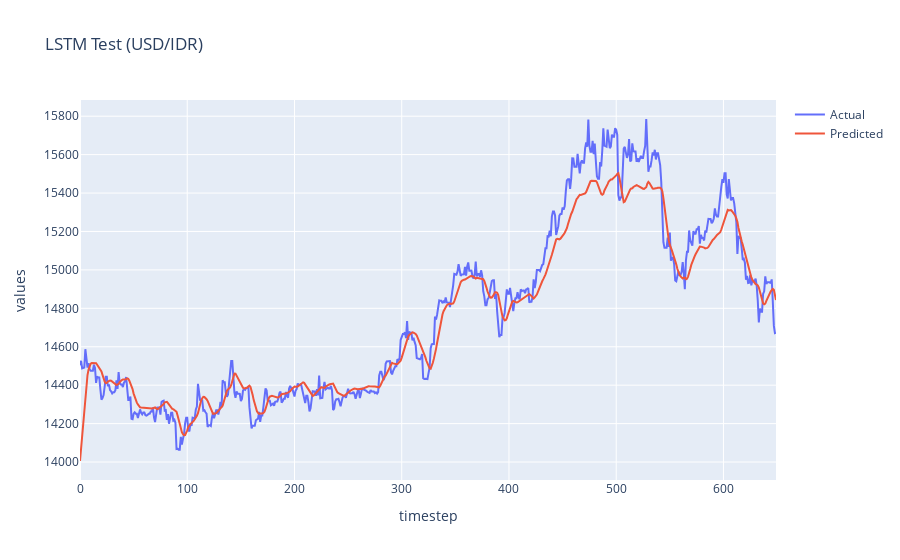

Write notebook code for a chart like this one.
### Code cell
fig = go.Figure()

x = [i for i in range(len(actual_denorm))]

fig.add_trace(go.Scatter(x=x, y=actual_denorm.squeeze(1), mode='lines', name="Actual"))
fig.add_trace(go.Scatter(x=x, y=predict_denorm.squeeze(1), mode='lines', name="Predicted"))

fig.update_layout(
    xaxis_title='timestep',
    # yaxis_title='values',
    yaxis = dict(
        title="values",
        tickformat=",.f2"
    ),
    title=f"LSTM Test (USD/IDR)",
    height=600
)
fig.show()

### Figure 1 — Plotly figure (JSON) as saved in the notebook; plotly's stock layout.template omitted (floating-point values rounded to 4 significant figures; data arrays with more than 128 entries replaced by an {"elided": "..."} marker saying what was removed)
{"data": [{"mode": "lines", "name": "Actual", "type": "scatter", "x": {"elided": "650 int values"}, "y": {"elided": "650 float values"}}, {"mode": "lines", "name": "Predicted", "type": "scatter", "x": {"elided": "650 int values"}, "y": {"elided": "650 float values"}}], "layout": {"autosize": true, "title": {"text": "LSTM Test (USD/IDR)"}, "xaxis": {"autorange": true, "range": [0, 649], "title": {"text": "timestep"}, "type": "linear"}, "yaxis": {"autorange": true, "range": [13910.0, 15880.0], "tickformat": ",.f2", "title": {"text": "values"}, "type": "linear"}}}
